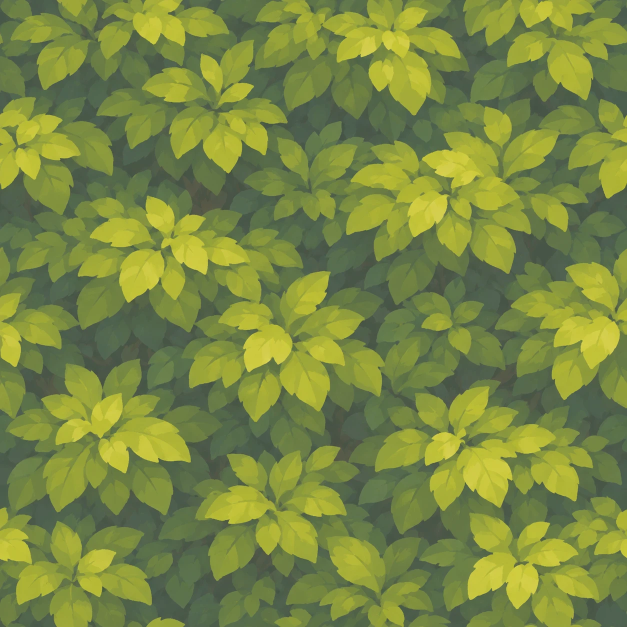
#> input picture art/painted-src/foliage.webp, 1254 x 1254 px (shown at 1/2 size)
$ python -i star_dense.py   (imports and definitions only)
#> lines starting #> are read from the running program, lines starting #| are printed output that depends on the picture
#!/usr/bin/env python3
"""切り抜いた 2x2 の葉の小枝の絵を、葉が密で明暗差の小さい小枝に組み直す。

各枠の絵を回して奥へ重ねる。奥ほど暗く、手前は暗い葉も明るい葉の色へ寄せて差を縮める。

使い方: python star_dense.py <切り抜いた絵.png> <出力.png> [手前の明暗の強さ 既定 0.45]
"""
import sys

import numpy as np
from PIL import Image

TILE = 512
LAYERS = ((-48, 0.92, 0.62), (42, 0.96, 0.74), (-16, 1.0, 0.86), (0, 1.0, 1.0))  # 回転, 大きさ, 明るさ


def soften(tile, amount):
    pixels = np.asarray(tile, dtype=np.float32).copy()
    solid = pixels[..., 3] > 128
    mean = pixels[solid][:, :3].mean(axis=0)
    pixels[..., :3] = np.clip(mean + (pixels[..., :3] - mean) * amount, 0, 255)
    return Image.fromarray(pixels.astype(np.uint8), "RGBA")


def main(source, out, amount="0.45"):
#> called with source = '../../art/painted-src/foliage.webp', out = 'out.png', amount = '0.45'
    sheet = Image.open(source).convert("RGBA").resize((TILE * 2, TILE * 2), Image.LANCZOS)
    result = Image.new("RGBA", sheet.size, (0, 0, 0, 0))
#> result: PIL image 1024x1024 RGBA; every value is 0
    for row in range(2):
        for column in range(2):
            box = (column * TILE, row * TILE, (column + 1) * TILE, (row + 1) * TILE)
            tile = soften(sheet.crop(box), float(amount))
            canvas = Image.new("RGBA", (TILE, TILE), (0, 0, 0, 0))
            for angle, scale, shade in LAYERS:
                size = int(TILE * scale)
                layer = tile.resize((size, size), Image.LANCZOS).rotate(angle, Image.BICUBIC, center=(size / 2, size * 0.85))
                pixels = np.asarray(layer, dtype=np.float32).copy()
                pixels[..., :3] *= shade
                layer = Image.fromarray(np.clip(pixels, 0, 255).astype(np.uint8), "RGBA")
                offset = ((TILE - size) // 2, TILE - size)
                canvas.alpha_composite(layer, offset)
            result.paste(canvas, box[:2])
#> this loop made 2 passes
#> pass 1, in soften, `pixels = np.asarray(tile, dtype=np.float32).copy()`:
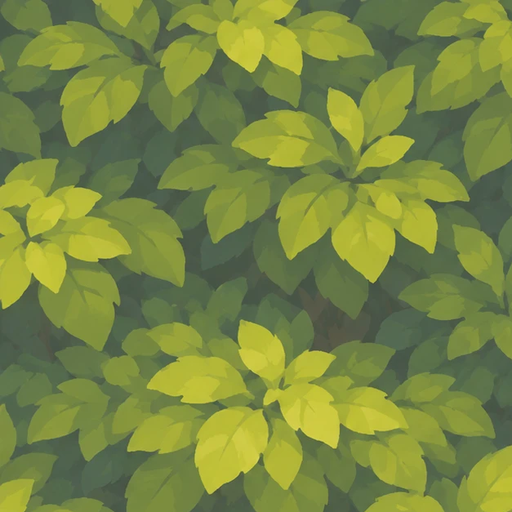
#> pixels: shape (512, 512, 4) float32; mean R, G, B, A 121.1, 135.7, 66.1, 255.7
#> pass 1, in soften (call 2), `pixels = np.asarray(tile, dtype=np.float32).copy()`:
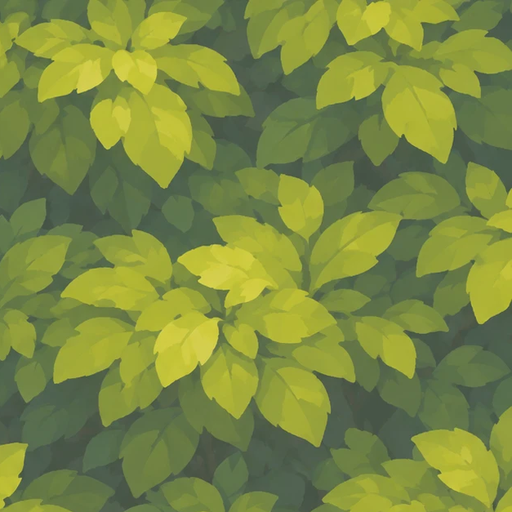
#> pixels: shape (512, 512, 4) float32; mean R, G, B, A 123.6, 137.7, 66, 255.7
#> pass 2, in soften (call 3), `pixels = np.asarray(tile, dtype=np.float32).copy()`:
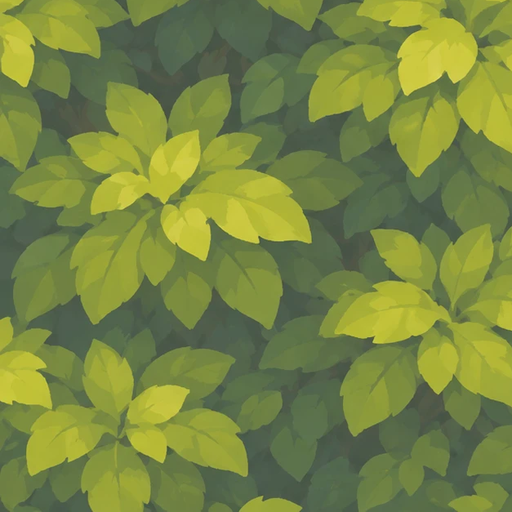
#> pixels: shape (512, 512, 4) float32; mean R, G, B, A 119.9, 134.3, 66.5, 255.7
#> after the loop:
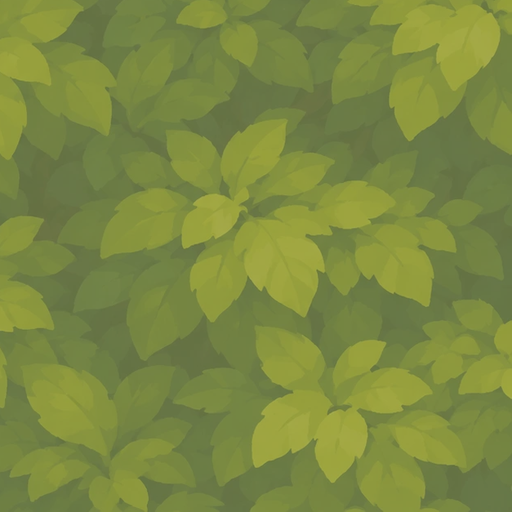
#> canvas: PIL image 512x512 RGBA; mean R, G, B, A 123.7, 137.5, 65.4, 255
#> after the loop:
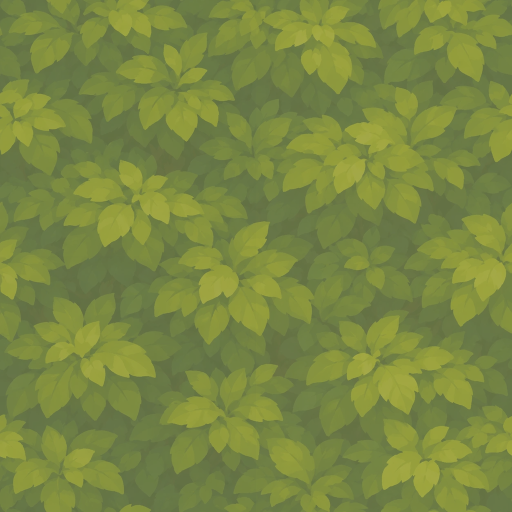
#> result: PIL image 1024x1024 RGBA (shown at 1/2 size); mean R, G, B, A 121.7, 136, 65.7, 255
    # 透明の所を近くの色で埋めて、縮小のにじみを防ぐ
    pixels = np.asarray(result, dtype=np.float32).copy()
#> pixels: shape (1024, 1024, 4) float32
    solid = pixels[..., 3] > 200
#> solid: shape (1024, 1024) bool; every value is 1
    pixels[~solid, :3] = pixels[solid][:, :3].mean(axis=0) * 0.7
    Image.fromarray(pixels.astype(np.uint8), "RGBA").save(out)


# [2 lines not run here, left out]

>>> result = main('../../art/painted-src/foliage.webp', 'out.png')

$ run again, on art/painted-src/stump_rich.webp
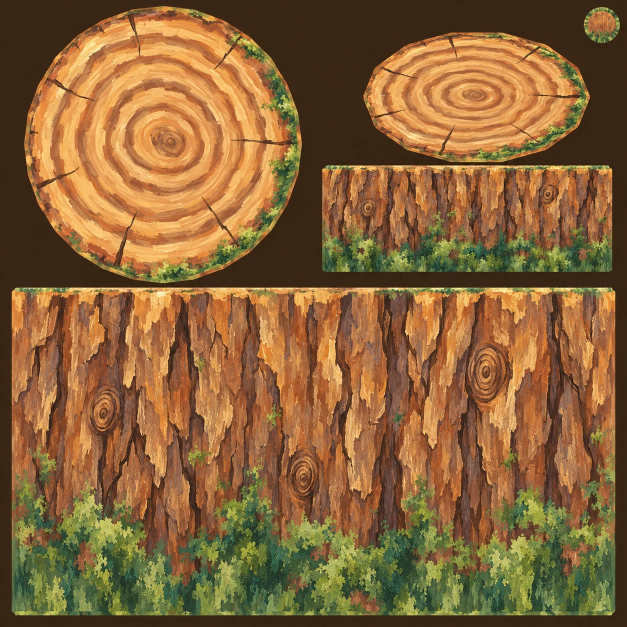
#> input picture art/painted-src/stump_rich.webp, 1254 x 1254 px (shown at 1/2 size)
#> the loop in main, `for row in range(2):` made 2 passes
#> pass 1, in soften (call 2), `pixels = np.asarray(tile, dtype=np.float32).copy()`:
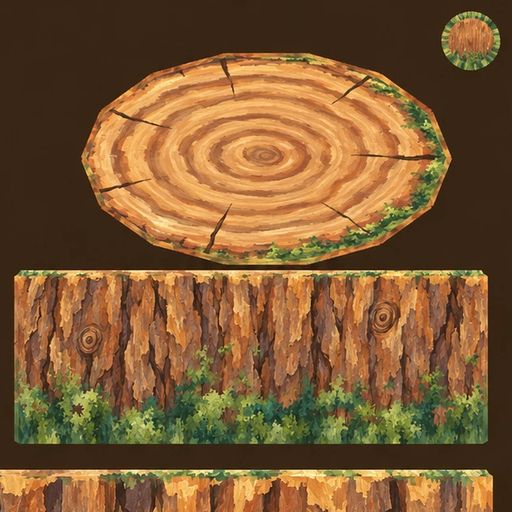
#> pixels: shape (512, 512, 4) float32; mean R, G, B, A 125.3, 89.7, 51.2, 255.7
#> after the loop in main, `for row in range(2):`:
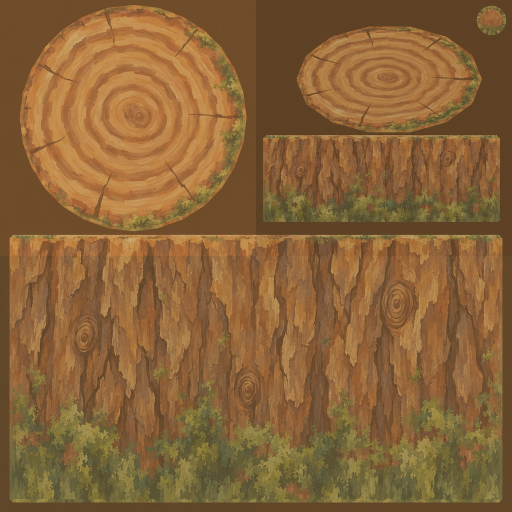
#> result: PIL image 1024x1024 RGBA (shown at 1/2 size); mean R, G, B, A 136.1, 98.7, 56.4, 255

$ run again, on art/painted-src/tiles_rich.webp
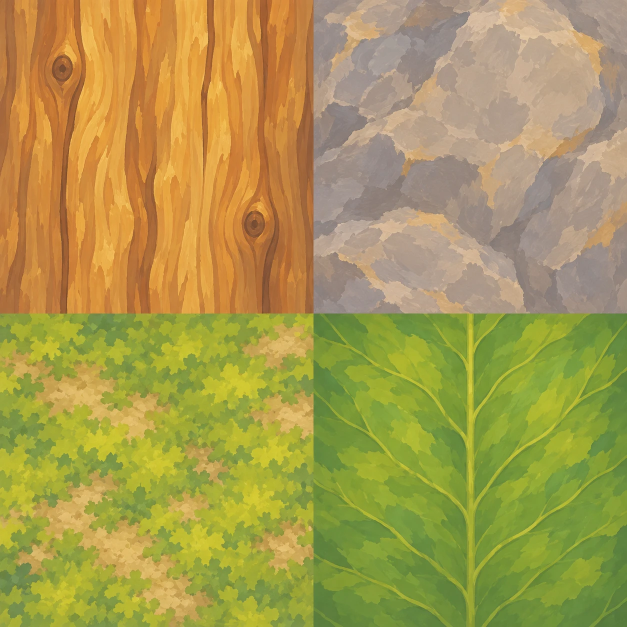
#> input picture art/painted-src/tiles_rich.webp, 1254 x 1254 px (shown at 1/2 size)
#> the loop in main, `for row in range(2):` made 2 passes
#> pass 1, in soften (call 2), `pixels = np.asarray(tile, dtype=np.float32).copy()`:
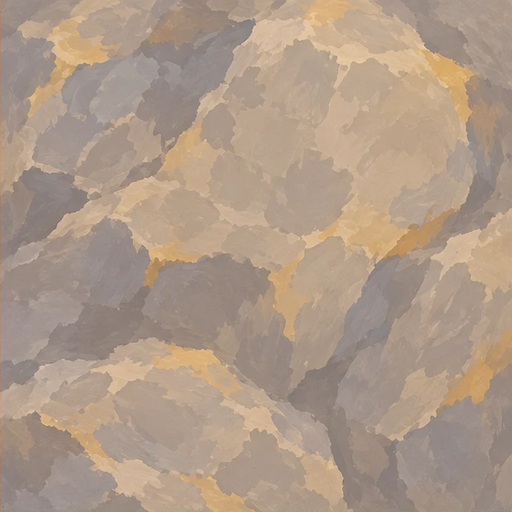
#> pixels: shape (512, 512, 4) float32; mean R, G, B, A 174.2, 153.7, 136.1, 255.7
#> after the loop in main, `for row in range(2):`:
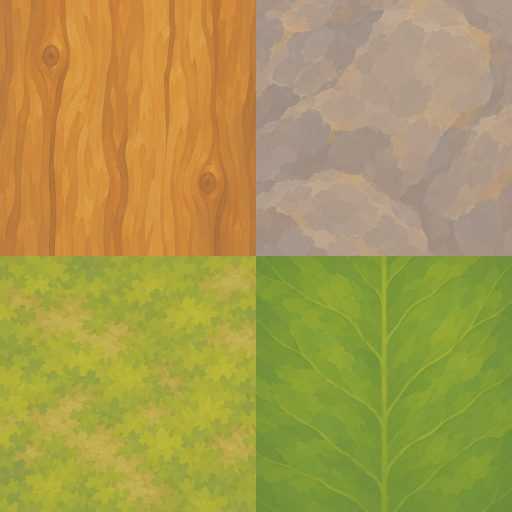
#> result: PIL image 1024x1024 RGBA (shown at 1/2 size); mean R, G, B, A 167.9, 153, 78.8, 255
